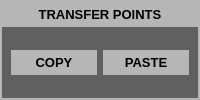
            <widget class="QWidget" name="widTransferPointsPanel" native="true">
             <property name="sizePolicy">
              <sizepolicy hsizetype="Preferred" vsizetype="Maximum">
               <horstretch>0</horstretch>
               <verstretch>0</verstretch>
              </sizepolicy>
             </property>
             <property name="styleSheet">
              <string notr="true">background-color: rgb(182, 182, 182);
</string>
             </property>
             <layout class="QVBoxLayout" name="verticalLayout_20">
              <property name="spacing">
               <number>0</number>
              </property>
              <property name="leftMargin">
               <number>2</number>
              </property>
              <property name="topMargin">
               <number>2</number>
              </property>
              <property name="rightMargin">
               <number>2</number>
              </property>
              <property name="bottomMargin">
               <number>2</number>
              </property>
              <item>
               <widget class="QLabel" name="lblTransferPoints">
                <property name="sizePolicy">
                 <sizepolicy hsizetype="Preferred" vsizetype="Maximum">
                  <horstretch>0</horstretch>
                  <verstretch>0</verstretch>
                 </sizepolicy>
                </property>
                <property name="minimumSize">
                 <size>
                  <width>0</width>
                  <height>25</height>
                 </size>
                </property>
                <property name="font">
                 <font>
                  <family>MS Shell Dlg 2</family>
                  <pointsize>10</pointsize>
                  <weight>75</weight>
                  <italic>false</italic>
                  <bold>true</bold>
                 </font>
                </property>
                <property name="styleSheet">
                 <string notr="true">background-color: rgb(182, 182, 182);
</string>
                </property>
                <property name="text">
                 <string>TRANSFER POINTS</string>
                </property>
                <property name="alignment">
                 <set>Qt::AlignCenter</set>
                </property>
               </widget>
              </item>
              <item>
               <widget class="QWidget" name="widTransferPointsButtonGroupPanel" native="true">
                <property name="layoutDirection">
                 <enum>Qt::LeftToRight</enum>
                </property>
                <property name="styleSheet">
                 <string notr="true">background-color: rgb(96, 96, 96);</string>
                </property>
                <layout class="QHBoxLayout" name="horizontalLayout_18">
                 <property name="topMargin">
                  <number>4</number>
                 </property>
                 <property name="bottomMargin">
                  <number>4</number>
                 </property>
                 <item>
                  <widget class="QPushButton" name="btnCopyPoints">
                   <property name="minimumSize">
                    <size>
                     <width>0</width>
                     <height>25</height>
                    </size>
                   </property>
                   <property name="maximumSize">
                    <size>
                     <width>150</width>
                     <height>16777215</height>
                    </size>
                   </property>
                   <property name="font">
                    <font>
                     <pointsize>10</pointsize>
                     <weight>75</weight>
                     <bold>true</bold>
                    </font>
                   </property>
                   <property name="styleSheet">
                    <string notr="true">QPushButton{
color: rgb(0, 0, 0);
background-color: rgb(182, 182, 182);
border:none;
}
QPushButton:hover{
color: rgb(0, 0, 0);
background-color: rgb(200, 200, 200);
border:none;
}
QPushButton:pressed{
color: rgb(0, 0, 0);
background-color: rgb(210, 210, 210);
border:none;
}
QPushButton:disabled {
color: rgb(96, 96, 96);
background-color: rgb(200, 200, 200);
border:none;
}</string>
                   </property>
                   <property name="text">
                    <string>COPY</string>
                   </property>
                  </widget>
                 </item>
                 <item>
                  <widget class="QPushButton" name="btnPastePoints">
                   <property name="minimumSize">
                    <size>
                     <width>0</width>
                     <height>25</height>
                    </size>
                   </property>
                   <property name="maximumSize">
                    <size>
                     <width>150</width>
                     <height>16777215</height>
                    </size>
                   </property>
                   <property name="font">
                    <font>
                     <pointsize>10</pointsize>
                     <weight>75</weight>
                     <bold>true</bold>
                    </font>
                   </property>
                   <property name="styleSheet">
                    <string notr="true">QPushButton{
color: rgb(0, 0, 0);
background-color: rgb(182, 182, 182);
border:none;
}
QPushButton:hover{
color: rgb(0, 0, 0);
background-color: rgb(200, 200, 200);
border:none;
}
QPushButton:pressed{
color: rgb(0, 0, 0);
background-color: rgb(210, 210, 210);
border:none;
}
QPushButton:disabled {
color: rgb(96, 96, 96);
background-color: rgb(200, 200, 200);
border:none;
}</string>
                   </property>
                   <property name="text">
                    <string>PASTE</string>
                   </property>
                  </widget>
                 </item>
                </layout>
               </widget>
              </item>
             </layout>
            </widget>
